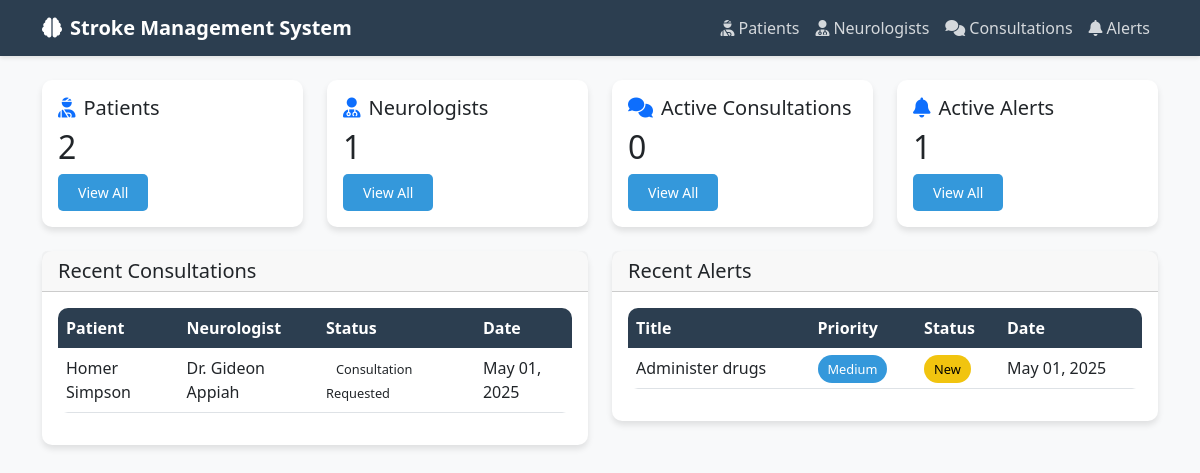
The app's page / (signed in) with its own data.
### neurologists/models.py (models this page shows, shortened)
class Consultation(models.Model):
    STATUS_CHOICES = [
        ('REQUESTED', 'Consultation Requested'),
        ('IN_PROGRESS', 'In Progress'),
        ('COMPLETED', 'Completed'),
        ('CANCELLED', 'Cancelled')
    ]
    patient = models.ForeignKey(Patient, on_delete=models.CASCADE, related_name='consultations')
    neurologist = models.ForeignKey(Neurologist, on_delete=models.CASCADE, related_name='consultations')
    status = models.CharField(max_length=20, choices=STATUS_CHOICES, default='REQUESTED')
    diagnosis = models.TextField(blank=True)
    recommendations = models.TextField(blank=True)
    created_at = models.DateTimeField(auto_now_add=True)
    updated_at = models.DateTimeField(auto_now=True)
    completed_at = models.DateTimeField(null=True, blank=True)
    class Meta:
        ordering = ['-created_at']

class Neurologist(models.Model):
    user = models.OneToOneField(User, on_delete=models.CASCADE)
    license_number = models.CharField(max_length=50, unique=True)
    phone_number = models.CharField(max_length=20)
    hospital_affiliation = models.CharField(max_length=200)
    is_available = models.BooleanField(default=True)
    created_at = models.DateTimeField(auto_now_add=True)
    updated_at = models.DateTimeField(auto_now=True)

### patients/models.py (models this page shows, shortened)
class Patient(models.Model):
    GENDER_CHOICES = [
        ('M', 'Male'),
        ('F', 'Female'),
        ('O', 'Other')
    ]
    name = models.CharField(max_length=100)
    age = models.IntegerField(validators=[MinValueValidator(0), MaxValueValidator(150)])
    sex = models.CharField(max_length=1, choices=GENDER_CHOICES)
    chief_complaint = models.TextField()
    medical_history = models.TextField()
    created_at = models.DateTimeField(auto_now_add=True)
    updated_at = models.DateTimeField(auto_now=True)

### alerts/models.py (models this page shows, shortened)
class Alert(models.Model):
    PRIORITY_CHOICES = [
        ('CRITICAL', 'Critical'),
        ('HIGH', 'High'),
        ('MEDIUM', 'Medium'),
        ('LOW', 'Low')
    ]
    STATUS_CHOICES = [
        ('NEW', 'New'),
        ('READ', 'Read'),
        ('ACKNOWLEDGED', 'Acknowledged'),
        ('RESOLVED', 'Resolved')
    ]
    title = models.CharField(max_length=200)
    message = models.TextField()
    priority = models.CharField(max_length=10, choices=PRIORITY_CHOICES, default='MEDIUM')
    status = models.CharField(max_length=15, choices=STATUS_CHOICES, default='NEW')
    created_by = models.ForeignKey(User, on_delete=models.CASCADE, related_name='created_alerts')
    recipients = models.ManyToManyField(User, related_name='received_alerts')
    content_type = models.ForeignKey(ContentType, on_delete=models.CASCADE)
    object_id = models.PositiveIntegerField()
    content_object = GenericForeignKey('content_type', 'object_id')
    created_at = models.DateTimeField(auto_now_add=True)
    updated_at = models.DateTimeField(auto_now=True)
    acknowledged_at = models.DateTimeField(null=True, blank=True)
    resolved_at = models.DateTimeField(null=True, blank=True)
    class Meta:
        ordering = ['-created_at']

### stroke_system/views.py (the view)
# urls.py: path('', dashboard, name='dashboard'),
@login_required
def dashboard(request):
    patients_count = Patient.objects.count()
    neurologists_count = Neurologist.objects.count()
    active_consultations_count = Consultation.objects.filter(status='IN_PROGRESS').count()
    active_alerts_count = Alert.objects.filter(status__in=['NEW', 'READ']).count()
    recent_consultations = Consultation.objects.select_related(
        'patient', 'neurologist__user'
    ).order_by('-created_at')[:5]
    recent_alerts = Alert.objects.order_by('-created_at')[:5]
    context = {
        'patients_count': patients_count,
        'neurologists_count': neurologists_count,
        'active_consultations_count': active_consultations_count,
        'active_alerts_count': active_alerts_count,
        'recent_consultations': recent_consultations,
        'recent_alerts': recent_alerts,
    }
    return render(request, 'dashboard.html', context)

### templates/dashboard.html (shortened to what this page needs)
{% extends 'base.html' %}
{% block content %}
<div class="row mb-4">
    <div class="col-md-3">
        <div class="card">
            <div class="card-body">
                <h5 class="card-title">
                    <i class="fas fa-user-injured text-primary me-2"></i>Patients
                </h5>
                <h2 class="card-text">{{ patients_count }}</h2>
                <a href="{% url 'patients_list' %}" class="btn btn-primary btn-sm">View All</a>
            </div>
        </div>
    </div>
    <div class="col-md-3">
        <div class="card">
            <div class="card-body">
                <h5 class="card-title">
                    <i class="fas fa-user-md text-primary me-2"></i>Neurologists
                </h5>
                <h2 class="card-text">{{ neurologists_count }}</h2>
                <a href="{% url 'neurologists_list' %}" class="btn btn-primary btn-sm">View All</a>
            </div>
        </div>
    </div>
    <div class="col-md-3">
        <div class="card">
            <div class="card-body">
                <h5 class="card-title">
                    <i class="fas fa-comments text-primary me-2"></i>Active Consultations
                </h5>
                <h2 class="card-text">{{ active_consultations_count }}</h2>
                <a href="{% url 'consultations_list' %}" class="btn btn-primary btn-sm">View All</a>
            </div>
        </div>
    </div>
    <div class="col-md-3">
        <div class="card">
            <div class="card-body">
                <h5 class="card-title">
                    <i class="fas fa-bell text-primary me-2"></i>Active Alerts
                </h5>
                <h2 class="card-text">{{ active_alerts_count }}</h2>
                <a href="{% url 'alerts_list' %}" class="btn btn-primary btn-sm">View All</a>
            </div>
        </div>
    </div>
</div>
<div class="row">
    <div class="col-md-6">
        <div class="card">
            <div class="card-header">
                <h5 class="card-title mb-0">Recent Consultations</h5>
            </div>
            <div class="card-body">
                <div class="table-responsive">
                    <table class="table table-hover">
                        <thead>
                            <tr>
                                <th>Patient</th>
                                <th>Neurologist</th>
                                <th>Status</th>
                                <th>Date</th>
                            </tr>
                        </thead>
                        <tbody>
                            {% for consultation in recent_consultations %}
                            <tr>
                                <td>{{ consultation.patient.name }}</td>
                                <td>Dr. {{ consultation.neurologist.user.get_full_name }}</td>
                                <td>
                                    <span class="status-badge status-{{ consultation.status|lower }}">
                                        {{ consultation.get_status_display }}
                                    </span>
                                </td>
                                <td>{{ consultation.created_at|date:"M d, Y" }}</td>
                            </tr>
                            {% empty %}
                            <tr>
                                <td colspan="4" class="text-center">No recent consultations</td>
                            </tr>
                            {% endfor %}
                        </tbody>
                    </table>
                </div>
            </div>
        </div>
    </div>
    <div class="col-md-6">
        <div class="card">
            <div class="card-header">
                <h5 class="card-title mb-0">Recent Alerts</h5>
            </div>
            <div class="card-body">
                <div class="table-responsive">
                    <table class="table table-hover">
                        <thead>
                            <tr>
                                <th>Title</th>
                                <th>Priority</th>
                                <th>Status</th>
                                <th>Date</th>
                            </tr>
                        </thead>
                        <tbody>
                            {% for alert in recent_alerts %}
                            <tr>
                                <td>{{ alert.title }}</td>
                                <td>
                                    <span class="priority-badge priority-{{ alert.priority|lower }}">
                                        {{ alert.get_priority_display }}
                                    </span>
                                </td>
                                <td>
                                    <span class="status-badge status-{{ alert.status|lower }}">
                                        {{ alert.get_status_display }}
                                    </span>
                                </td>
                                <td>{{ alert.created_at|date:"M d, Y" }}</td>
                            </tr>
                            {% empty %}
                            <tr>
                                <td colspan="4" class="text-center">No recent alerts</td>
                            </tr>
                            {% endfor %}
                        </tbody>
                    </table>
                </div>
            </div>
        </div>
    </div>
</div>
{% endblock %}

### templates/base.html (shortened to what this page needs)
<!DOCTYPE html>
<html lang="en">
<head>
    <link href="https://cdn.jsdelivr.net/npm/bootstrap@5.3.0/dist/css/bootstrap.min.css" rel="stylesheet">
    <link href="https://cdnjs.cloudflare.com/ajax/libs/font-awesome/6.0.0/css/all.min.css" rel="stylesheet">
</head>
<body>
    <nav class="navbar navbar-expand-lg navbar-dark mb-4">
        <div class="container">
            <a class="navbar-brand" href="{% url 'dashboard' %}">
                <i class="fas fa-brain me-2"></i>Stroke Management System
            </a>
            <div class="collapse navbar-collapse" id="navbarNav">
                <ul class="navbar-nav ms-auto">
                    <li class="nav-item">
                        <a class="nav-link" href="{% url 'patients_list' %}">
                            <i class="fas fa-user-injured me-1"></i>Patients
                        </a>
                    </li>
                    <li class="nav-item">
                        <a class="nav-link" href="{% url 'neurologists_list' %}">
                            <i class="fas fa-user-md me-1"></i>Neurologists
                        </a>
                    </li>
                    <li class="nav-item">
                        <a class="nav-link" href="{% url 'consultations_list' %}">
                            <i class="fas fa-comments me-1"></i>Consultations
                        </a>
                    </li>
                    <li class="nav-item">
                        <a class="nav-link" href="{% url 'alerts_list' %}">
                            <i class="fas fa-bell me-1"></i>Alerts
                        </a>
                    </li>
                </ul>
            </div>
        </div>
    </nav>
    <div class="container">
        {% block content %}{% endblock %}
    </div>
</body>
</html>

### templates/base.html (style rules this page uses)
:root { --primary-color: #2c3e50; --secondary-color: #3498db; --accent-color: #e74c3c; --light-bg: #f8f9fa; }
body { font-family: 'Segoe UI', Tahoma, Geneva, Verdana, sans-serif; background-color: var(--light-bg); }
.navbar { background-color: var(--primary-color); box-shadow: 0 2px 4px rgba(0,0,0,0.1); }
.navbar-brand { font-weight: bold; color: white !important; }
.nav-link { color: rgba(255,255,255,0.8) !important; transition: color 0.3s; }
.card { border: none; border-radius: 10px; box-shadow: 0 4px 6px rgba(0,0,0,0.1); transition: transform 0.3s; }
.btn-primary { background-color: var(--secondary-color); border: none; padding: 8px 20px; border-radius: 5px; }
.table { background-color: white; border-radius: 10px; overflow: hidden; }
.table thead th { background-color: var(--primary-color); color: white; border: none; }
.status-badge { padding: 5px 10px; border-radius: 20px; font-size: 0.8rem; font-weight: 500; }
.status-new { background-color: #f1c40f; color: #000; }
.priority-badge { padding: 5px 10px; border-radius: 20px; font-size: 0.8rem; font-weight: 500; }
.priority-medium { background-color: #3498db; color: #fff; }

### records on screen
Consultation: patient.name "Homer Simpson", neurologist.user.get_full_name "Gideon Appiah", status "Consultation Requested", created_at "May 01, 2025"
Alert: title "Administer drugs", priority "Medium", status "New", created_at "May 01, 2025"

### other values on screen
{{ patients_count }} "2"
{{ neurologists_count }} "1"
{{ active_consultations_count }} "0"
{{ active_alerts_count }} "1"
